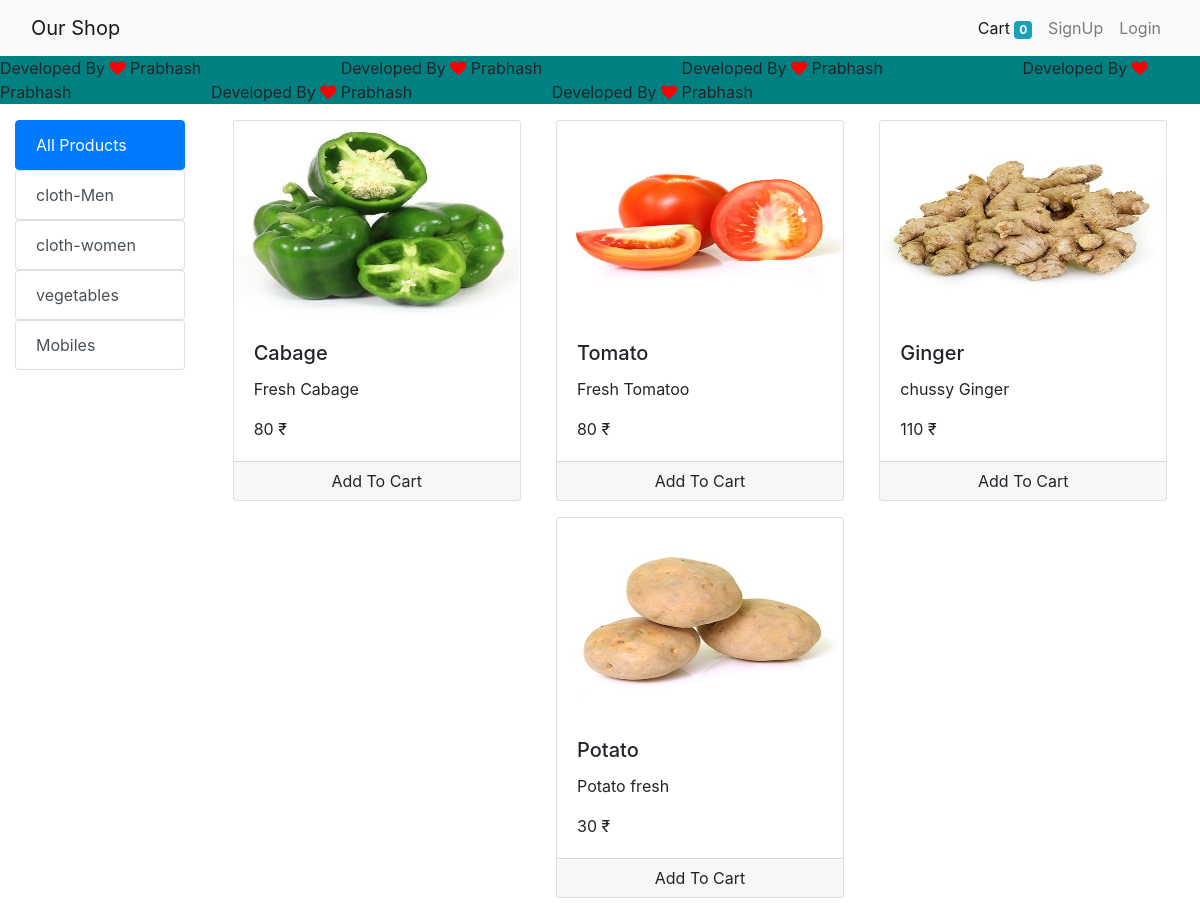
The app's page /?category=4 with its own data.
### shop/models/category.py (models this page shows, shortened)
class Category(models.Model):
    name = models.CharField(max_length=30)

### shop/models/product.py (models this page shows, shortened)
class Product(models.Model):
    name        = models.CharField(max_length=30)
    price       = models.IntegerField(default=0)
    category    = models.ForeignKey(Category,on_delete=models.CASCADE)
    description = models.CharField(max_length=200,null=True,blank=True)
    image       = models.ImageField(upload_to='product/')
    @staticmethod
    def get_product_by_categoryid(category_id):
        return Product.objects.filter(category=category_id)

### shop/views.py (the view, shortened to what this page needs)
# urls.py: path('', views.index.as_view(),name='home'),
class index(View):
    def get(self,request):
        product=None
        category=Category.objects.all()
        data={}
        category_id=request.GET.get("category")
        if category_id:
            product=Product.get_product_by_categoryid(category_id)
        else:
            product=Product.get_all_products()
        data['product']=product
        data['category']=category
        return render(request,"Eshop/index.html",data)

### templates/Eshop/index.html (shortened to what this page needs)
{% extends 'Eshop/base.html' %}
{% load cart %}
{% block body %}
<div class="container-fluid">
  <div class="row">
    <div class="col-lg-2 mx-auto mt-3">
      <ul class="list-group">
        <a href="/" class="list-group-item list-group-item-action active">All Products</a>
      </ul>
      {% for category in category %}
      <ul class="list-group">
        <a href="/?category={{category.id}}" class="list-group-item list-group-item-action">{{category.name}}</a>
      </ul>
      {% endfor %}
    </div>
    <div id="products" class="col-lg-10 mx-auto">
      <div class="row mx-auto mt-3">
    {% for product in product %}
  <div class="card mx-auto mb-3" id="{{product.id}}" style="width: 18rem;">
    <img src="{{product.image.url}}" height="200px" width="200px" class="card-img-top" alt="...">
    <div class="card-body">
      <h5 class="card-title">{{product.name}}</h5>
      <p class="card-text">{{product.description}}</p>
      <p class="card-text">{{product.price}} &#8377; </p>
    </div>
    <div class="card-footer p-0 ">
      {% if product|is_in_cart:request.session.cart %}
      <div class="row no-gutters">
        <form action="/#{{product.id}}" method="post" class="col-2">
          {% csrf_token %}
          <input hidden type="text" name="product" value="{{product.id}}">
          <input hidden type="text" name="remove" value="True">
          <input type="submit" value="-" class="btn btn-block btn-secondary" />
        </form>
        <div class="col text-center">{{ product|cart_quantity:request.session.cart }} in cart</div>
        <form action="/#{{product.id}}" method="post" class="col-2 ">
          {% csrf_token %}
          <input hidden type="text" name="product" value="{{product.id}}">
          <input type="submit" value="+" class="btn btn-block btn-secondary" />
        </form>
    </div>
    {% else %}
    <form action="/#{{product.id}}" method="post" class="btn-block">
      <button type="submit" class="float-right btn-block btn btn-light-border ">Add To Cart</button>
    </form>
   {% endif %}
  </div>
  </div>
  {% endfor %}
  </div>
    </div>
  </div>
</div>
{% endblock %}

### records on screen
Category: name "cloth-Men"
Category: name "cloth-women"
Category: name "vegetables"
Category: name "Mobiles"
Product: image (picture), name "Cabage", description "Fresh Cabage", price "80"
Product: image (picture), name "Tomato", description "Fresh Tomatoo", price "80"
Product: image (picture), name "Ginger", description "chussy Ginger", price "110"
Product: image (picture), name "Potato", description "Potato fresh", price "30"

### other values on screen
{{ request.session.cart.keys|length }} "0"
